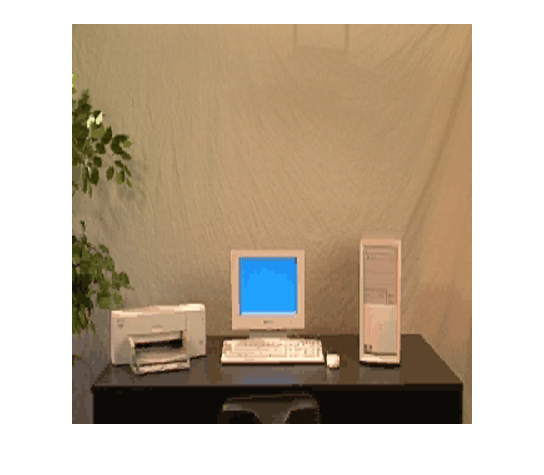
%> input picture assignment_2/Q3/second.png, 544 x 475 px
$ octave Q3.m   (GNU Octave 9; MATLAB toolbox functions it lacks are replaced by stand-ins)
%> lines starting %> are read from the running program, lines starting %| are printed output that depends on the picture
 C=imread('second.png');
%> C is the input picture: size 475x544x3 uint8; mean R, G, B 189.9, 174.9, 155.5
 C = imresize (C, [400,400]);
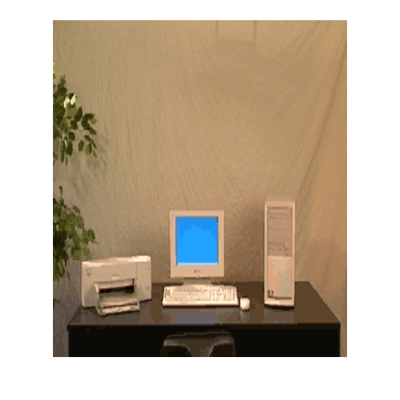
%> C: size 400x400x3 uint8; mean R, G, B 189.9, 174.9, 155.4
 figure
 imagesc(C);
 S=imread('first.png');
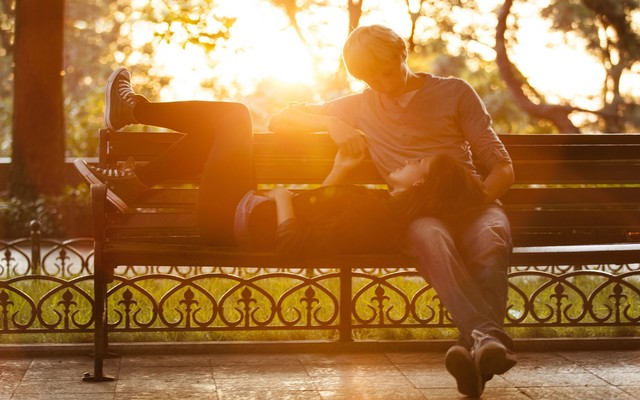
%> input picture assignment_2/Q3/first.png, 640 x 400 px
%> S is the input picture: size 400x640x3 uint8; mean R, G, B 163.9, 114.1, 63.3
 S = imresize (S, [400,400]);
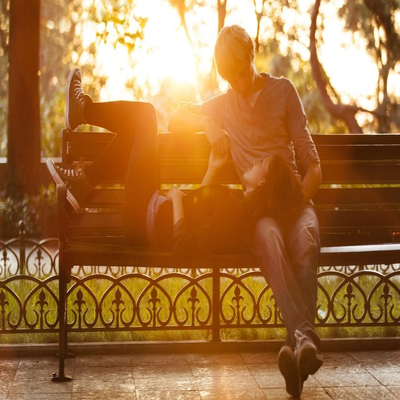
%> S: size 400x400x3 uint8; mean R, G, B 163.9, 114.1, 63.3
 figure
 imagesc(S);
[r1 c1 g1]=size(C);
%> r1 = 400; c1 = 400; g1 = 3
%> (the run ends here)
